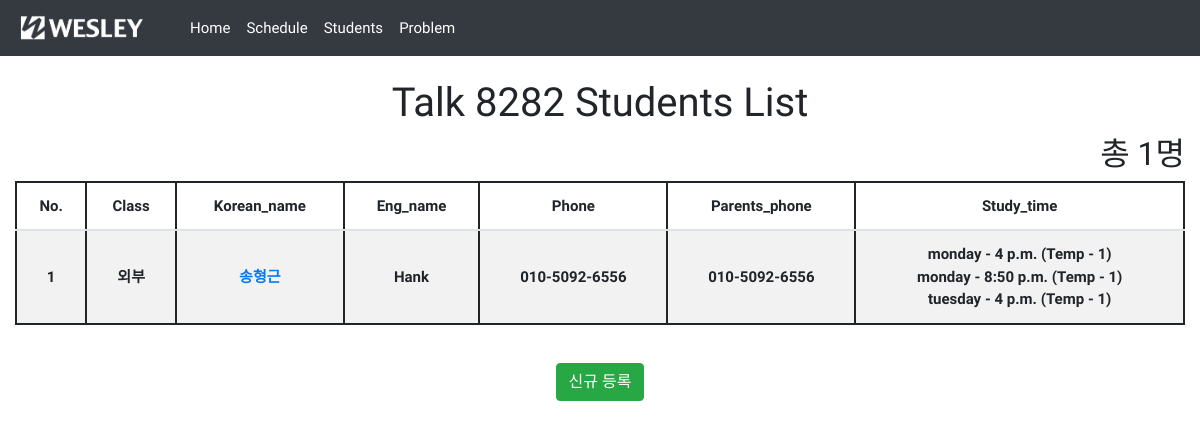
The app's page /student/, older data.
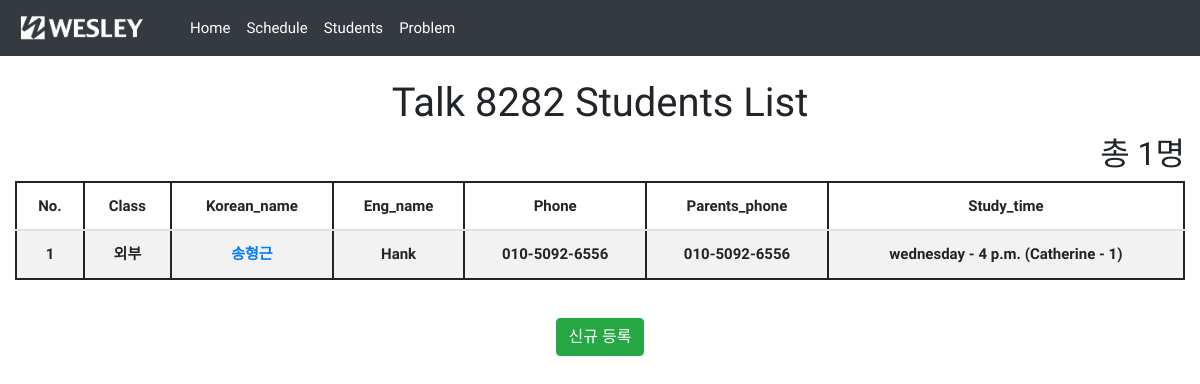
The same page, newer data.
### students/models.py (models this page shows, shortened)
class Student(models.Model):
    korean_name = models.CharField(max_length=10)
    eng_name = models.CharField(max_length=20)
    phone = models.CharField(max_length=20, blank=True)
    parents_phone = models.CharField(max_length=20)
    group = models.ForeignKey(Group, on_delete=models.CASCADE)
    event = models.BooleanField(default=False)
    class Meta:
        ordering = ['group', ]
        unique_together = (("korean_name", "eng_name"),)

class Group(models.Model):
    class_name = models.CharField(unique=True, max_length=10)
    class Meta:
        ordering = ['class_name', ]
    def __str__(self):
        return self.class_name

class Study(models.Model):
    student = models.ForeignKey(Student, on_delete=models.CASCADE)
    teacher = models.ForeignKey(Teacher, on_delete=models.CASCADE)
    time = models.TimeField(choices=time_choices)
    duration = models.DurationField(default=datetime.timedelta(minutes=20))
    class Meta:
        abstract = True

class Regular(Study):
    start_on = models.DateField(default=datetime.date.today)
    days_of_week = models.CharField(max_length=10, choices=day_of_week)
    class Meta:
        ordering = ['days_of_week', 'time']

class Teacher(models.Model):
    name = models.CharField(max_length=20)
    room_number = models.IntegerField()
    def __str__(self):
        return '{} - {}'.format(self.name, self.room_number)

### students/views.py (the view)
# urls.py: path('student/', StudentLV.as_view(), name='student'),
class StudentLV(ListView):
    template_name = 'students/student_list.html'
    context_object_name = 'student_list'
    def get_queryset(self):
        return Student.objects.all()

### students/templates/students/student_list.html
{% extends 'students/base.html' %}
{% block main %}
<h1 align='center'>Talk 8282 Students List</h1>
<h2 align='right'>총 {{object_list.count}}명</h2>
<table class='table table-hover table-striped' align='center'>
    <thead>
        <tr>
            <th>No.</th>
            <th>Class</th>
            <th>Korean_name</th>
            <th>Eng_name</th>
            <th>Phone</th>
            <th>Parents_phone</th>
            <th>Study_time</th>
        </tr>
    </thead>
    <tbody>
        {% for object in object_list %}
        <tr>
            <td>{{forloop.counter}}</td>
            <td>{{object.group}}</td>
            <td><a href="{% url 'student-detail' object.id %}">{{object.korean_name}}</a></td>
            <td>{{object.eng_name}}</td>
            <td>
                {% if object.phone %}{{object.phone|slice:"0:3"}}-{{object.phone|slice:"3:7"}}-{{object.phone|slice:"7:"}}{% else %}-{%endif%}
            </td>
            <td>
                {% if object.parents_phone %}{{object.parents_phone|slice:"0:3"}}-{{object.parents_phone|slice:"3:7"}}-{{object.parents_phone|slice:"7:"}}{% else %}-{%endif%}
            </td>
            <td>
                {% for tmp in object.regular_set.all %}
                {{tmp.days_of_week}} - {{tmp.time}} ({{tmp.teacher}})
                <br>
                {%endfor%}
            </td>
        </tr>
        {% endfor %}
    </tbody>
</table>
<br>
<p style="text-align:center">
    <a class="btn btn-success" href='{% url "student-create" %}'>신규 등록</a>
</p>
{% endblock %}

### students/templates/students/base.html (shortened to what this page needs)
{% load static %}
<!doctype html>
<html lang="en">
    <head>
        <link rel="stylesheet" href="https://stackpath.bootstrapcdn.com/bootstrap/4.4.1/css/bootstrap.min.css"
>
    </head>
    <body>
        <nav class="navbar navbar-expand navbar-dark bg-dark">
            <a class="navbar-brand" href="/">
                <img src="{% static 'image/wesley.png' %}" width="150" height="30" class="d-inline-block align-top"
                    alt="">
            </a>
            <div class="collapse navbar-collapse" id="navbarsExample02">
                <ul class="navbar-nav mr-auto">
                    <li class="nav-item">
                        <a class="nav-link active" href="/">Home </span></a>
                    </li>
                    <li class="nav-item">
                        <a class="nav-link active" href="{% url 'schedule' %}">Schedule </a>
                    </li>
                    <li class="nav-item">
                        <a class="nav-link active" href="{% url 'student' %}">
                            Students
                        </a>
                    </li>
                    <li>
                        <a class="nav-link active" href="{% url 'problem' %}">
                            Problem
                        </a>
                    </li>
                </ul>
            </div>
        </nav>
        <br>
        <div class='container-fluid'>
            {% block main %}
            {% endblock %}
        </div>
    </body>
</html>

### students/templates/students/base.html (style rules this page uses)
body { font-family: 'Abel'; font-size: 15px; }
table { width: 90%; border: 1px solid; border-collapse: collapse; }
th, tr, td { text-align: center; border: 2px solid; padding: 8px; font-weight: bold; }
.table>tbody>tr>td { vertical-align: middle; }

Row changes from the older to the newer data that the page shows:
removed Regular: days_of_week "monday", time "4 p.m.", teacher "Temp - 1"
removed Regular: days_of_week "monday", time "8:50 p.m.", teacher "Temp - 1"
changed Regular: days_of_week "tuesday" → "wednesday"; teacher "Temp - 1" → "Catherine - 1"
